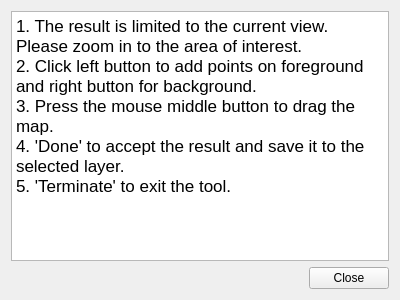
<?xml version="1.0" encoding="UTF-8"?>
<ui version="4.0">
 <class>Help</class>
 <widget class="QWidget" name="Help">
  <property name="geometry">
   <rect>
    <x>0</x>
    <y>0</y>
    <width>400</width>
    <height>300</height>
   </rect>
  </property>
  <property name="windowTitle">
   <string>Help</string>
  </property>
  <layout class="QVBoxLayout" name="verticalLayout">
   <item>
    <widget class="QTextBrowser" name="textBrowser">
     <property name="html">
      <string>&lt;!DOCTYPE HTML PUBLIC &quot;-//W3C//DTD HTML 4.0//EN&quot; &quot;http://www.w3.org/TR/REC-html40/strict.dtd&quot;&gt;
&lt;html&gt;&lt;head&gt;&lt;meta name=&quot;qrichtext&quot; content=&quot;1&quot; /&gt;&lt;style type=&quot;text/css&quot;&gt;
p, li { white-space: pre-wrap; }
&lt;/style&gt;&lt;/head&gt;&lt;body style=&quot; font-family:'.AppleSystemUIFont'; font-size:13pt; font-weight:400; font-style:normal;&quot;&gt;
&lt;p style=&quot; margin-top:0px; margin-bottom:0px; margin-left:0px; margin-right:0px; -qt-block-indent:0; text-indent:0px;&quot;&gt;1. The result is limited to the current view. Please zoom in to the area of interest.&lt;/p&gt;
&lt;p style=&quot; margin-top:0px; margin-bottom:0px; margin-left:0px; margin-right:0px; -qt-block-indent:0; text-indent:0px;&quot;&gt;2. Click left button to add points on foreground and right button for background.&lt;/p&gt;
&lt;p style=&quot; margin-top:0px; margin-bottom:0px; margin-left:0px; margin-right:0px; -qt-block-indent:0; text-indent:0px;&quot;&gt;3. Press the mouse middle button to drag the map.&lt;/p&gt;
&lt;p style=&quot; margin-top:0px; margin-bottom:0px; margin-left:0px; margin-right:0px; -qt-block-indent:0; text-indent:0px;&quot;&gt;4. 'Done' to accept the result and save it to the selected layer.&lt;/p&gt;
&lt;p style=&quot; margin-top:0px; margin-bottom:0px; margin-left:0px; margin-right:0px; -qt-block-indent:0; text-indent:0px;&quot;&gt;5. 'Terminate' to exit the tool.&lt;/p&gt;&lt;/body&gt;&lt;/html&gt;</string>
     </property>
    </widget>
   </item>
   <item>
    <layout class="QHBoxLayout" name="horizontalLayout">
     <item>
      <spacer name="horizontalSpacer">
       <property name="orientation">
        <enum>Qt::Horizontal</enum>
       </property>
       <property name="sizeHint" stdset="0">
        <size>
         <width>40</width>
         <height>20</height>
        </size>
       </property>
      </spacer>
     </item>
     <item>
      <widget class="QPushButton" name="pushButton">
       <property name="text">
        <string>Close</string>
       </property>
      </widget>
     </item>
    </layout>
   </item>
  </layout>
 </widget>
 <resources/>
 <connections>
  <connection>
   <sender>pushButton</sender>
   <signal>clicked()</signal>
   <receiver>Help</receiver>
   <slot>close()</slot>
   <hints>
    <hint type="sourcelabel">
     <x>349</x>
     <y>271</y>
    </hint>
    <hint type="destinationlabel">
     <x>199</x>
     <y>149</y>
    </hint>
   </hints>
  </connection>
 </connections>
</ui>
